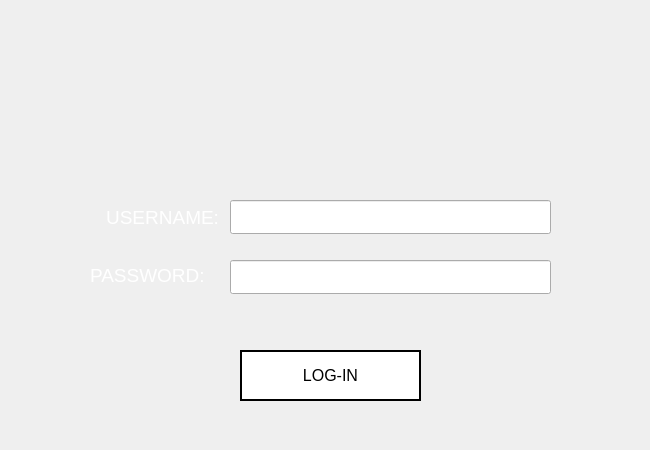
<?xml version="1.0" encoding="UTF-8"?>
<ui version="4.0">
 <class>admin_log</class>
 <widget class="QMainWindow" name="admin_log">
  <property name="geometry">
   <rect>
    <x>0</x>
    <y>0</y>
    <width>650</width>
    <height>450</height>
   </rect>
  </property>
  <property name="minimumSize">
   <size>
    <width>650</width>
    <height>450</height>
   </size>
  </property>
  <property name="maximumSize">
   <size>
    <width>650</width>
    <height>450</height>
   </size>
  </property>
  <property name="cursor">
   <cursorShape>ArrowCursor</cursorShape>
  </property>
  <property name="windowTitle">
   <string>Admin Login</string>
  </property>
  <property name="windowIcon">
   <iconset>
    <normaloff>icon.png</normaloff>icon.png</iconset>
  </property>
  <property name="styleSheet">
   <string notr="true">QWidget#centralwidget{
border-image: url(:images/black.png);
}

QPushButton{
background: transparent;
background-color: white;
border: 2px solid black;
}

QPushButton:hover{
background-color: rgb(30, 30, 30);
color: white;
}

QPushButton:pressed
{
font: bold;
}

</string>
  </property>
  <widget class="QWidget" name="centralwidget">
   <widget class="QPushButton" name="sys_log">
    <property name="geometry">
     <rect>
      <x>240</x>
      <y>350</y>
      <width>181</width>
      <height>51</height>
     </rect>
    </property>
    <property name="font">
     <font>
      <pointsize>12</pointsize>
      <weight>50</weight>
      <bold>false</bold>
     </font>
    </property>
    <property name="cursor">
     <cursorShape>PointingHandCursor</cursorShape>
    </property>
    <property name="styleSheet">
     <string notr="true"/>
    </property>
    <property name="text">
     <string>LOG-IN</string>
    </property>
   </widget>
   <widget class="QLineEdit" name="sys_username">
    <property name="geometry">
     <rect>
      <x>230</x>
      <y>200</y>
      <width>321</width>
      <height>34</height>
     </rect>
    </property>
    <property name="font">
     <font>
      <pointsize>14</pointsize>
     </font>
    </property>
    <property name="styleSheet">
     <string notr="true"/>
    </property>
    <property name="inputMask">
     <string>NNNNNNNNNNNNNNN</string>
    </property>
    <property name="text">
     <string/>
    </property>
    <property name="maxLength">
     <number>15</number>
    </property>
    <property name="frame">
     <bool>true</bool>
    </property>
    <property name="cursorPosition">
     <number>0</number>
    </property>
    <property name="alignment">
     <set>Qt::AlignLeading|Qt::AlignLeft|Qt::AlignVCenter</set>
    </property>
    <property name="readOnly">
     <bool>false</bool>
    </property>
    <property name="placeholderText">
     <string/>
    </property>
   </widget>
   <widget class="QLineEdit" name="sys_pass">
    <property name="geometry">
     <rect>
      <x>230</x>
      <y>260</y>
      <width>321</width>
      <height>34</height>
     </rect>
    </property>
    <property name="font">
     <font>
      <pointsize>14</pointsize>
     </font>
    </property>
    <property name="styleSheet">
     <string notr="true"/>
    </property>
    <property name="inputMask">
     <string/>
    </property>
    <property name="maxLength">
     <number>20</number>
    </property>
    <property name="echoMode">
     <enum>QLineEdit::Password</enum>
    </property>
   </widget>
   <widget class="QLabel" name="label">
    <property name="geometry">
     <rect>
      <x>90</x>
      <y>180</y>
      <width>129</width>
      <height>76</height>
     </rect>
    </property>
    <property name="font">
     <font>
      <pointsize>14</pointsize>
     </font>
    </property>
    <property name="styleSheet">
     <string notr="true"/>
    </property>
    <property name="text">
     <string>&lt;html&gt;&lt;head/&gt;&lt;body&gt;&lt;p align=&quot;right&quot;&gt;&lt;span style=&quot; color:#ffffff;&quot;&gt;USERNAME:&lt;/span&gt;&lt;/p&gt;&lt;/body&gt;&lt;/html&gt;</string>
    </property>
   </widget>
   <widget class="QLabel" name="label_2">
    <property name="geometry">
     <rect>
      <x>90</x>
      <y>250</y>
      <width>129</width>
      <height>51</height>
     </rect>
    </property>
    <property name="font">
     <font>
      <pointsize>14</pointsize>
      <kerning>true</kerning>
     </font>
    </property>
    <property name="styleSheet">
     <string notr="true"/>
    </property>
    <property name="text">
     <string>&lt;html&gt;&lt;head/&gt;&lt;body&gt;&lt;p&gt;&lt;span style=&quot; color:#ffffff;&quot;&gt;PASSWORD:&lt;/span&gt;&lt;/p&gt;&lt;/body&gt;&lt;/html&gt;</string>
    </property>
   </widget>
   <widget class="QLabel" name="label_3">
    <property name="geometry">
     <rect>
      <x>30</x>
      <y>10</y>
      <width>601</width>
      <height>141</height>
     </rect>
    </property>
    <property name="text">
     <string>&lt;html&gt;&lt;head/&gt;&lt;body&gt;&lt;p&gt;&lt;img src=&quot;:/images/logo.png&quot;/&gt;&lt;/p&gt;&lt;/body&gt;&lt;/html&gt;</string>
    </property>
   </widget>
  </widget>
 </widget>
 <resources>
  <include location="resource.qrc"/>
 </resources>
 <connections/>
</ui>
